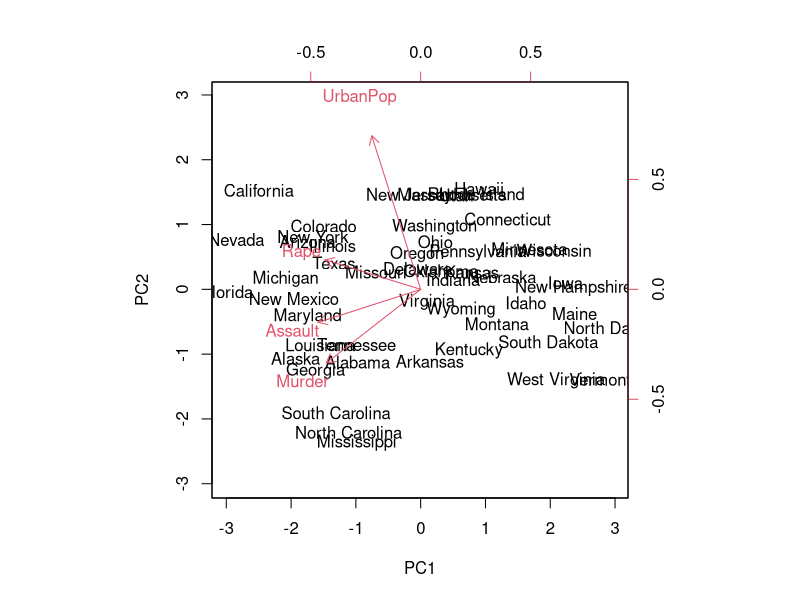
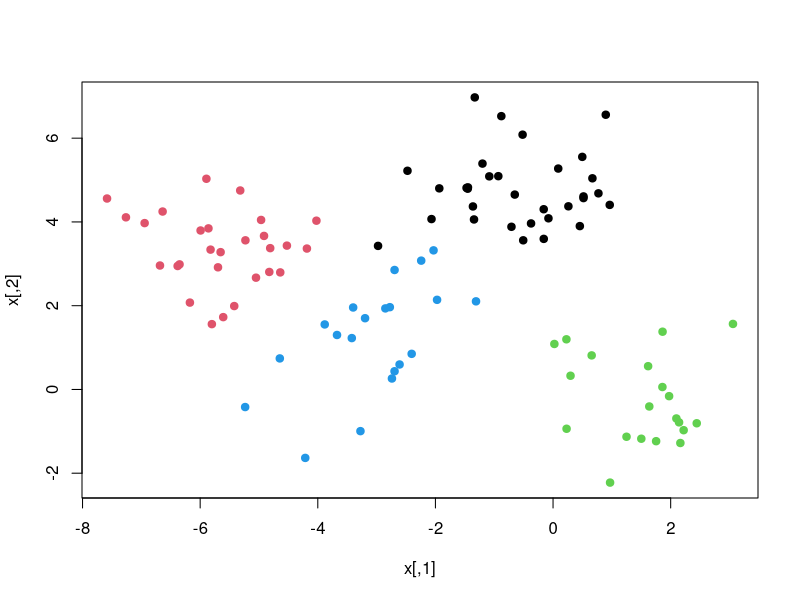
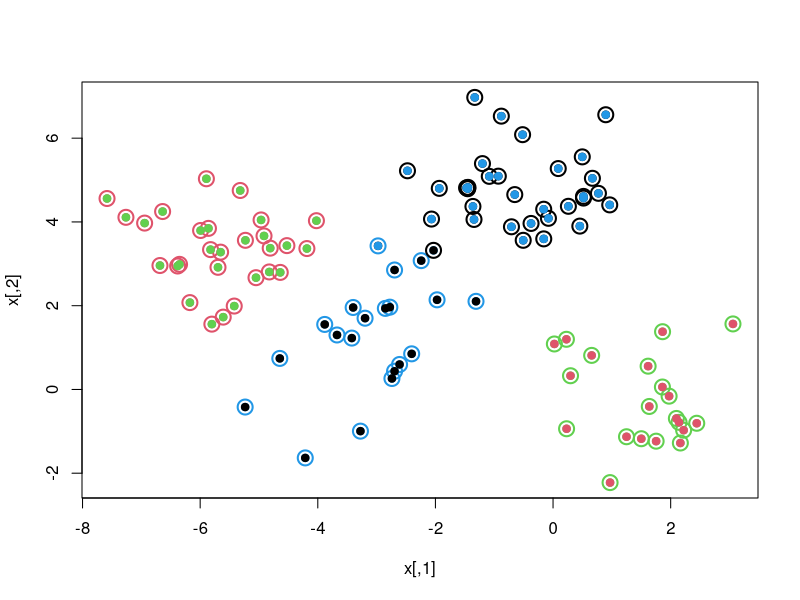
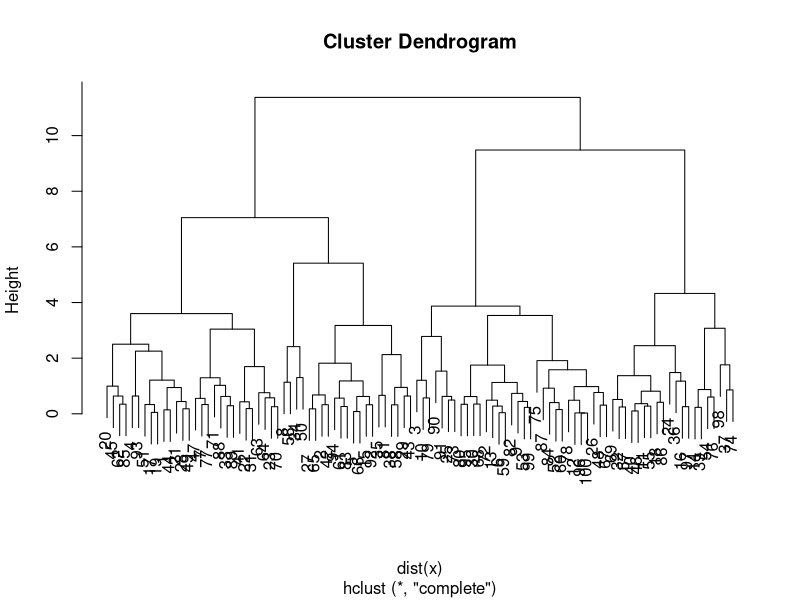
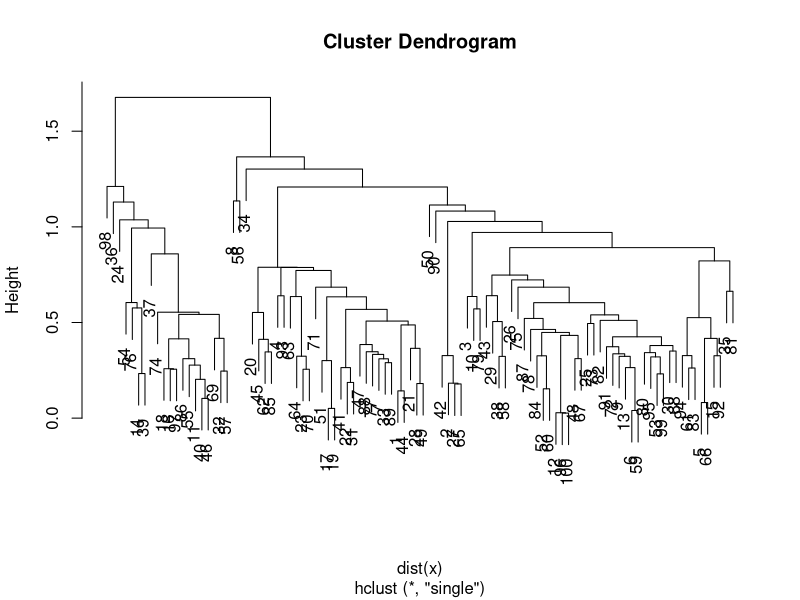
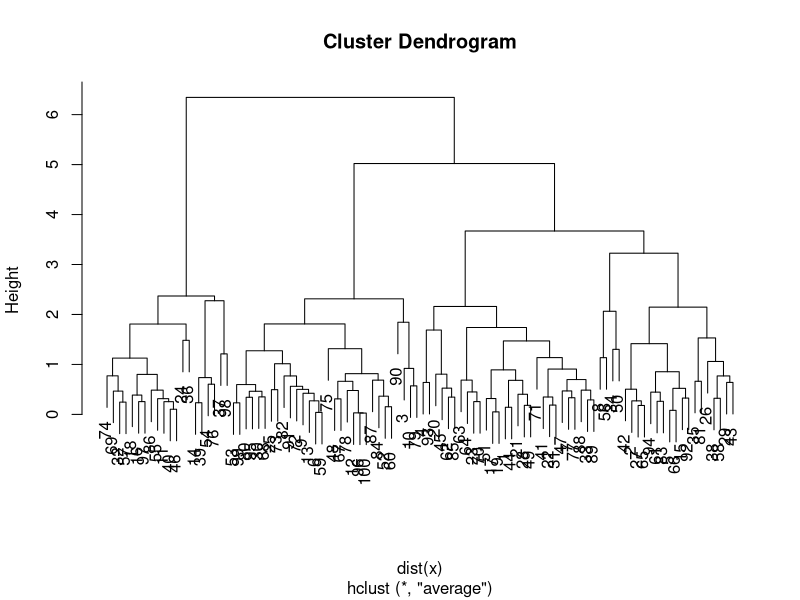
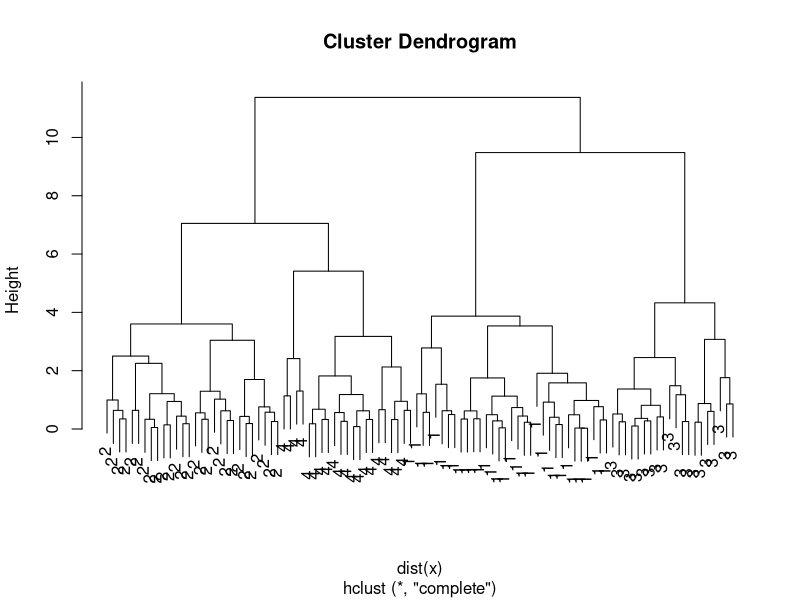

Write the R code that produced these figures, in order.
# Principal Components
#====================
# use the `USArrests` data (which is in R)

dimnames(USArrests)
apply(USArrests,2,mean)
apply(USArrests,2, var)

# standardize the variables when we perform PCA
pca.out=prcomp(USArrests, scale=TRUE)
pca.out
names(pca.out)
biplot(pca.out, scale=0)


# K-Means Clustering
# ==================
#  shifting the means of the points around.
set.seed(101)
x=matrix(rnorm(100*2),100,2)
xmean=matrix(rnorm(8,sd=4),4,2)
which=sample(1:4,100,replace=TRUE)
x=x+xmean[which,]
plot(x,col=which,pch=19)

km.out=kmeans(x,4,nstart=15)
km.out
plot(x,col=km.out$cluster,cex=2,pch=1,lwd=2)
points(x,col=which,pch=19)
points(x,col=c(4,3,2,1)[which],pch=19)


# Hierarchical Clustering
# =======================
hc.complete=hclust(dist(x),method="complete")
plot(hc.complete)
hc.single=hclust(dist(x),method="single")
plot(hc.single)
hc.average=hclust(dist(x),method="average")
plot(hc.average)

#use the function `cutree` to cut the tree at level 4.
#This will produce a vector of numbers from 1 to 4, saying which branch each observation is on. 

# use `table` to see how well they match:

hc.cut=cutree(hc.complete,4)
table(hc.cut,which)
table(hc.cut,km.out$cluster)

#or use group membership as labels for the leaves of the dendrogram:
plot(hc.complete,labels=which)

